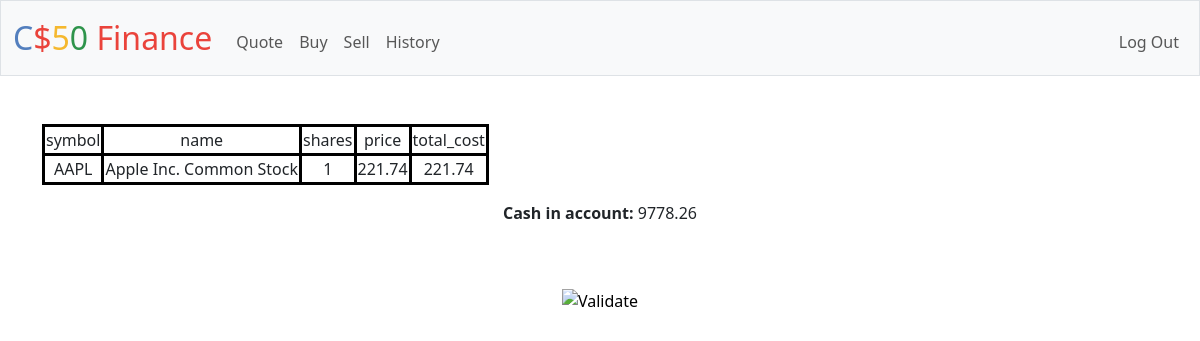
Page / (signed in) on the earlier database version.
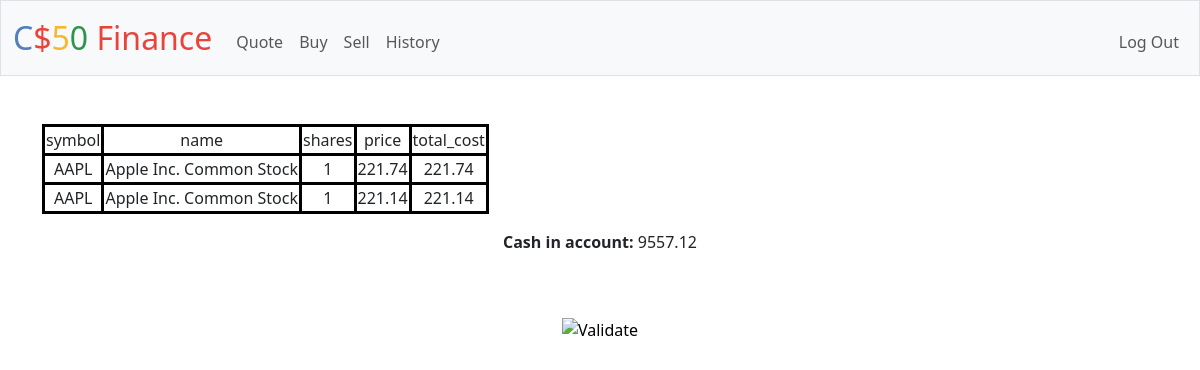
Same page on the later database version.
### tables this page shows
CREATE TABLE transactions (id INTEGER PRIMARY KEY AUTOINCREMENT NOT NULL,user_id INTEGER NOT NULL, stock_name TEXT NOT NULL, stock_symbol TEXT NOT NULL, price NUMERIC NOT NULL, time TIMESTAMP DEFAULT CURRENT_TIMESTAMP, shares INTEGER NOT NULL, FOREIGN KEY (user_id) REFERENCES users (id));

CREATE TABLE users (id INTEGER PRIMARY KEY AUTOINCREMENT NOT NULL, username TEXT NOT NULL, hash TEXT NOT NULL, cash NUMERIC NOT NULL DEFAULT 10000.00);

### app.py (the view)
@app.route("/")
@login_required
def index():
    user_id = session["user_id"]
    rows = db.execute("SELECT stock_symbol, stock_name, shares, price, shares * price AS total_cost FROM transactions WHERE user_id = ?", user_id)
    current_cash = db.execute("SELECT cash FROM users WHERE id = ?", user_id)[0]["cash"]
    return render_template("index.html", rows=rows, current_cash=current_cash)

### app.py (called while the page is built)
@app.after_request
def after_request(response):
    response.headers["Cache-Control"] = "no-cache, no-store, must-revalidate"
    response.headers["Expires"] = 0
    response.headers["Pragma"] = "no-cache"
    return response

### helpers.py (called while the page is built)
def login_required(f):
    @wraps(f)
    def decorated_function(*args, **kwargs):
        if session.get("user_id") is None:
            return redirect("/login")
        return f(*args, **kwargs)
    return decorated_function

### templates/index.html (shortened to what this page needs)
{% extends "layout.html" %}
{% block main %}
    <table>
        <tr>
            <td>symbol</td>
            <td>name</td>
            <td>shares</td>
            <td>price</td>
            <td>total_cost</td>
        </tr>
        <tr>
        {% for row in rows %}
            <td>{{row.stock_symbol}}</td>
            <td>{{row.stock_name}}</td>
            <td>{{row.shares}}</td>
            <td>{{row.price}}</td>
            <td>{{row.total_cost}}</td>
        </tr>
        {% endfor %}
    </table>
    <p><div><b>Cash in account: </b>{{current_cash}}</div></p>
{% endblock %}

### templates/layout.html (shortened to what this page needs)
<!DOCTYPE html>
<html lang="en">
    <head>
        <link href="https://cdn.jsdelivr.net/npm/bootstrap@5.3.3/dist/css/bootstrap.min.css" rel="stylesheet">
        <link href="/static/styles.css" rel="stylesheet">
    </head>
    <body>
        <nav class="bg-light border navbar navbar-expand-md navbar-light">
            <div class="container-fluid">
                <a class="navbar-brand" href="/"><span class="blue">C</span><span class="red">$</span><span class="yellow">5</span><span class="green">0</span> <span class="red">Finance</span></a>
                <div class="collapse navbar-collapse" id="navbar">
                    {% if session["user_id"] %}
                        <ul class="navbar-nav me-auto mt-2">
                            <li class="nav-item"><a class="nav-link" href="/quote">Quote</a></li>
                            <li class="nav-item"><a class="nav-link" href="/buy">Buy</a></li>
                            <li class="nav-item"><a class="nav-link" href="/sell">Sell</a></li>
                            <li class="nav-item"><a class="nav-link" href="/history">History</a></li>
                        </ul>
                        <ul class="navbar-nav ms-auto mt-2">
                            <li class="nav-item"><a class="nav-link" href="/logout">Log Out</a></li>
                        </ul>
                    {% else %}
                        <ul class="navbar-nav ms-auto mt-2">
                            <li class="nav-item"><a class="nav-link" href="/register">Register</a></li>
                            <li class="nav-item"><a class="nav-link" href="/login">Log In</a></li>
                        </ul>
                    {% endif %}
                </div>
            </div>
        </nav>
        <main class="container py-5 text-center">
            {% block main %}{% endblock %}
        </main>
        <footer class="mb-5">
            <form action="https://validator.w3.org/check" class="text-center" enctype="multipart/form-data" method="post" target="_blank">
                <input alt="Validate" src="/static/I_heart_validator.png" type="image">
            </form>
        </footer>
    </body>
</html>

### static/styles.css (style rules this page uses)
nav .navbar-brand { font-size: xx-large; }
nav .navbar-brand .blue { color: #537fbe; }
nav .navbar-brand .red { color: #ea433b; }
nav .navbar-brand .yellow { color: #f5b82e; }
nav .navbar-brand .green { color: #2e944b; }
table { border: solid black; }
tr { border: solid black; }
td { border: solid black; }

Differences in the rows shown:
added transactions: stock_symbol "AAPL", stock_name "Apple Inc. Common Stock", shares "1", price "221.14", total_cost "221.14"
changed users: cash "9778.26" → "9557.12"
